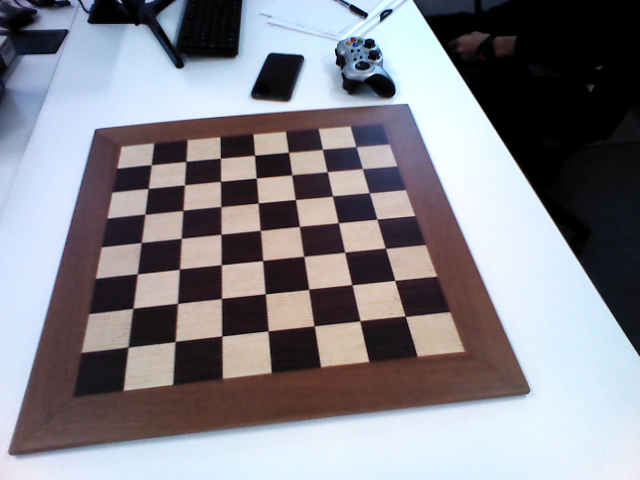
#> input picture scripts/vaishakh_scripts/Static_images/windows_open (1).png, 640 x 480 px, found by its file name
$ python image_processingtry.py   (older library calls are emulated)
#> lines starting #> are read from the running program, lines starting #| are printed output that depends on the picture; after the words box and inside, x2 and y2 are one past the last pixel; in counts of white or black regions, pixels touching at a corner belong together
### scripts/vaishakh_scripts/image_processing/useful_functions/perceptionLineClass.py
import cv2
import numpy as np


class Line:
    def __init__(self, x1, y1, x2, y2):
        """
        Holds the lines gradient, two points and some other information.
        """
        self.x1 = x1
        self.y1 = y1
        self.x2 = x2
        self.y2 = y2

        self.dy = self.y2 - self.y1
        self.dx = self.x2 - self.x1
        self.centerH = (self.y1 + self.y2) / 2
        self.centerV = (self.x1 + self.x2) / 2
        self.center = (self.centerV, self.centerH)

        if abs(self.dx) > abs(self.dy):
            self.category = 'horizontal'
        else:
            self.category = 'vertical'

        self.c = -(self.x1 * self.y2 - self.x2 * self.y1)

    # [20 lines left out: functions draw, intersect, not called in this run]


def filterClose(lines, horizontal=True, threshold = 40):
    """
    Filters close lines.
    """
    if horizontal:
        item = 1
    else:
        item = 0

    i = 0
    ret = []

    while i < len(lines):
        itmp = i
        while i < len(lines) and (lines[i].center[item] - lines[itmp].center[item] < threshold):
            i += 1
        ret.append(lines[itmp + int((i - itmp) / 2)])
    return ret

### scripts/vaishakh_scripts/image_processing/image_processingtry.py
#!/user/bin/env python2

# Python libs
import numpy as np
import cv2
import math
import sys
import operator
# user defined classes
from useful_functions.perceptionLineClass import Line, filterClose
# from useful_functions.perceptionsquareClass import Square
# acessing directories
import os

# ROS libs/packs
# import rospy
# import ros_numpy

# ROS message
from sensor_msgs.msg import Image

PLAYCHESS_PKG_DIR = '/home/vaishakh/playchess/scripts/vaishakh_scripts/Static_images'


class image_processing():
    def __init__(self):
        self.debug = 0

    # Canny edge function
    def cannyEdgeDetection(self, img):
        '''
        canny edge detection
        1. used in image_analysis befor dilation and then findcountour
        1. also used before hough lines       '''
        edges = cv2.Canny(img,
                          25,    # min_threshold: adjusting it helps to distinguish beteween brown boundary and black  square near to it
                          255
                          )

        # DEBUG
        if self.debug:
            cv2.imshow('Canny', edges)
            cv2.waitKey(0)

        return edges

    def dilation(self, image, kernel_size=(1, 1), iterations=1):
        '''
        to improve against small light variation befor chess board countour detection
        '''
        kernel = np.ones(kernel_size, np.uint8)
        dilated = cv2.dilate(image, kernel, iterations)
        if self.debug:
            cv2.imshow('Edge dilation', dilated)
            cv2.waitKey(0)
        return dilated

    # Hough line
    def categoriseLines(self, lines):
        '''
        used to sort lines  in Haugh lines as horizontal and vertical. Then sort the lines based on their respective center (ascending)
        '''
        horizontal = []
        vertical = []
        for i in range(len(lines)):
            if lines[i].category == 'horizontal':
                horizontal.append(lines[i])
            else:
                vertical.append(lines[i])

        horizontal = sorted(horizontal, key=operator.attrgetter('centerH'))
        vertical = sorted(vertical, key=operator.attrgetter('centerV'))

        return horizontal, vertical

    def houghLines(self, edges, img, thresholdx=42, minLineLengthy=100, maxLineGapz=50):
        """
        Detects Hough lines
        edge- o/p of canny
        """

        # Detect hough lines
        lines = cv2.HoughLinesP(edges, rho=1, theta=1 * np.pi / 180, threshold=thresholdx,
                                minLineLength=minLineLengthy, maxLineGap=maxLineGapz)
        N = lines.shape[0]

        # Draw lines on image
        New = []
        for i in range(N):
            x1 = lines[i][0][0]
            y1 = lines[i][0][1]
            x2 = lines[i][0][2]
            y2 = lines[i][0][3]

            New.append([x1, y1, x2, y2])

        lines = [Line(x1=New[i][0], y1=New[i][1], x2=New[i][2],
                      y2=New[i][3]) for i in range(len(New))]

        # Categorise the lines into horizontal or vertical
        horizontal, vertical = self.categoriseLines(lines)
        # Filter out close lines based to achieve 9

        # STANDARD THRESHOLD SHOULD BE 20
        ver = filterClose(vertical, horizontal=False, threshold=20)
        hor = filterClose(horizontal, horizontal=True, threshold=20)

        '''
        Adjusting arguments of cv2.HoughLinesP
        '''

        # DEBUG TO SHOW LINES
        print(len(ver))
        print(len(hor))
        if self.debug:
            debugImg = img.copy()
            self.drawLines(debugImg, ver)
            self.drawLines(debugImg, hor)
            cv2.imshow(" Hough Lines Found", debugImg)
            cv2.waitKey(0)

        return hor, ver

    # [9 lines left out: function drawLines, not called in this run]

    # Intersections
    def findIntersections(self, horizontals, verticals, image):
        '''
        Finds intersections between Hough lines and filters out close points.
        '''
        intersections = []

        # Find the intersection points
        for horizontal in horizontals:
            for vertical in verticals:
                d = horizontal.dy*vertical.dx-horizontal.dx*vertical.dy
                dx = horizontal.c*vertical.dx-horizontal.dx*vertical.c
                dy = horizontal.dy*vertical.c-horizontal.c*vertical.dy

                if d != 0:
                    x = abs(int(dx/d))
                    y = abs(int(dy/d))
                else:
                    return False

                intersections.append((x, y))
        if self.debug:
            print("")
            print("We have found: " + str(len(intersections)) + " intersections.")
            print("")
            debugImg = image.copy()

            for intersection in intersections:
                cv2.circle(debugImg, intersection, 10, 255, 1)

            cv2.imshow("Intersections Found", debugImg)
            cv2.waitKey(0)
        # FILTER

        # Filtering intersection points
        minDistance = 10
        '''
        lowering minDistance can help find corners far from tiago due to perspective distortion '''

        # Only works if you run it several times -- WHY? Very inefficient
        # Now also works if run only once so comment the loop out
        for i in range(4):
            for intersection in intersections:
                a = False
                for neighbor in intersections:
                    distanceToNeighbour = np.sqrt(
                        (intersection[0] - neighbor[0]) ** 2 + (intersection[1] - neighbor[1]) ** 2)
                    # Check that it's not comparing the same ones
                    if distanceToNeighbour < minDistance and intersection != neighbor:
                        intersections.remove(neighbor)

        # We still have duplicates for some reason. We'll now remove these
        filteredIntersections = []
        # Duplicate removal
        seen = set()
        for intersection in intersections:
            # If value has not been encountered yet,
            # ... add it to both list and set.
            if intersection not in seen:
                filteredIntersections.append(intersection)
                seen.add(intersection)
        if self.debug:
            print("")
            print("We have filtered: " +
                  str(len(filteredIntersections)) + " intersections.")
            print("")

            debugImg = image.copy()

            for intersection in filteredIntersections:
                cv2.circle(debugImg, intersection, 10, (0, 0, 255), 1)
            cv2.imshow("filtered_intersections", debugImg)
            cv2.waitKey(0)

        return filteredIntersections

    # Assign Intersection
    def assignIntersections(self, image, intersections):
        """
        Takes the filtered intersections and assigns them to a list containing nine sorted lists, each one representing
        one row of sorted corners. The first list for instance contains the nine corners of the first row sorted
        in an ascending fashion. This function necessitates that the chessboard's horizontal lines are exactly
        horizontal on the camera image, for the purposes of row assignment.
        """

        # Corners array / Each list in list represents a row of corners
        corners = []

        '''
        key = lambda for sorting x wrt the second element here the secon element is y-co-ordinate of the points '''

        for row in corners:
            row.sort(key=lambda x: x[0])
        '''
        above code use ule if chess board parallel to camera
        '''
        # Sort auatomaticall in order left to right top to bot saved in a list

        print('end')

        del intersections[0:11]
        del intersections[-11:len(intersections)]
        del intersections[0:len(intersections):11]
        del intersections[9:len(intersections):10]
        del intersections[81:]
        print(intersections)

        print(type(intersections))

        # DEBUG
        if self.debug:

            print(intersections)

            cornerCounter = 0

            debugImg = image.copy()
            # for row in corners:
            for corner in intersections:
                # for corner in row:
                # cv2.circle(debugImg, corner, 10, (0,255,0), 1)
                # cornerCounter += 1
                cv2.circle(debugImg, corner, 10, (0, 255, 0), 1)
                cornerCounter += 1

            cv2.imshow("Final Corners", debugImg)

            print("")
            print("There are: " + str(cornerCounter) +
                  " corners that were found.")
            print("")

        # sorting intersection to an 2d arry for chess board pattern and easy square centoid calculation
        sorted_intersections = [[], [], [], [], [], [], [], [], []]
        k = 0
        if len(intersections) == 81:
            for i in range(9):
                for j in range(9):
                    sorted_intersections[i].append(intersections[k])
                    k += 1
            print('sorted intersection')
            print(sorted_intersections)
        return intersections, sorted_intersections, image

        """
    SQUARE INSTANTIATION
    """

    # [101 lines left out: function makeSquares, not called in this run]

        #         square.draw(image)

        #         index += 1
        #         # print(index)
        #         # xyz = square.getDepth(depthImage)
        #         # coordinates.append(xyz)

        # cv2.imshow("Board Identified", image)

        # if self.debug:
        #     cv2.imwrite("5SquaresIdentified.jpeg", image)

        # # Get x,y,z coordinates from square centers & depth image
        # # coordinates = self.getDepth(square.roi, depthImage)
        # # DEBUG
        # if self.debug:
        #     print("Number of Squares found: " + str(len(squares)))

        # return squares

        # Trackbar for setting the Hough parameters

    def track_bar(self, img, dilated_img, intersections):
        '''
        for mannually setting up values of Hough parameter to corretly detect 91  square corners
        '''
        def call_back(x):
            pass

        cv2.namedWindow('adjust_Hough_parameter', cv2.WINDOW_NORMAL)
        cv2.createTrackbar(
            'threshold', 'adjust_Hough_parameter', 42, 200, call_back)
        cv2.createTrackbar('min_line_length',
                           'adjust_Hough_parameter', 100, 200, call_back)
        cv2.createTrackbar(
            'max_line_gap', 'adjust_Hough_parameter', 50, 200, call_back)
        cv2.createTrackbar('off', 'adjust_Hough_parameter', 0, 1, call_back)
        switch = '0 : NOT_ACTIVE \n 1 : ACTIVE'
        cv2.createTrackbar(switch, 'adjust_Hough_parameter', 0, 1, call_back)
        off = 0
        while True:
            track_img = img.copy()
            cornerCounter = 0
            for corner in intersections:
                # for corner in row:
                # cv2.circle(debugImg, corner, 10, (0,255,0), 1)
                # cornerCounter += 1
                cv2.circle(track_img, corner, 10, (0, 255, 255), 1)
                cornerCounter += 1
            cv2.imshow('adjust_Hough_paramete', track_img)
            cv2.waitKey(30)
            s = cv2.getTrackbarPos(switch, 'adjust_Hough_parameter')

            if s == 0:
                pass
            else:
                off = cv2.getTrackbarPos('off', 'adjust_Hough_parameter')
                if off == 1:
                    print('corner is ' + str(len(corners)))
                    break
                thresholdx = cv2.getTrackbarPos(
                    'threshold', 'adjust_Hough_parameter')
                minLineLengthy = cv2.getTrackbarPos(
                    'min_line_length', 'adjust_Hough_parameter')
                maxLineGapz = cv2.getTrackbarPos(
                    'max_line_gap', 'adjust_Hough_parameter')

                hor, ver = self.houghLines(
                    dilated_img, img, thresholdx, minLineLengthy, maxLineGapz)
                intersections = self.findIntersections(hor, ver, img)
                corners, sorted_intersections, image = self.assignIntersections(
                    img, intersections)
        return corners, sorted_intersections

    # Image_preprocessing

    def preprocessing(self, img, kernelG=5):
        '''
        input image -> GaussianBlur -> Gray -> Adaptive Thrusholding
        '''
        img = cv2.GaussianBlur(img, (kernelG, kernelG), 0)

        # Convert to grayscale
        gray = cv2.cvtColor(img, cv2.COLOR_BGR2GRAY)

        adaptiveThresh = cv2.adaptiveThreshold(
            gray, 255, cv2.ADAPTIVE_THRESH_GAUSSIAN_C, cv2.THRESH_BINARY, 115, 1)

        # Show  images for debug
        if self.debug:
            cv2.imshow('Gray', gray)
            cv2.imshow("Adaptive_Thresholded", adaptiveThresh)
            cv2.waitKey(0)

        return adaptiveThresh

    # Image analysis
    def image_analysis(self, img, preprocessed_img):
        '''
        finding the contours in the chessboard, filter the largest one and masks it

        '''
        # Chessboard counter extration

        # # canny edge detection
        # preprocessed_img = self.cannyEdgeDetection(preprocessed_img)

        # Find countours

        imgC, contours, hierarchy = cv2.findContours(
            preprocessed_img, cv2.RETR_TREE, cv2.CHAIN_APPROX_SIMPLE)

        # copy image
        imgContours = img.copy()

        for i in range(len(contours)):
            # Area
            area = cv2.contourArea(contours[i])
            # Peremeter
            perimeter = cv2.arcLength(contours[i], True)
            ''' finding largest counter
                1. avoide zero error
                2. largest contour has largest ratio'''
            if i == 0:
                Lratio = 0
            if perimeter > 0:
                ratio = area/perimeter
                if ratio > Lratio:
                    largest = contours[i]
                    Lratio = ratio
                    Lperimeter = perimeter
                    Larea = area
                else:
                    pass
        # DEBUG
        color = (255, 0, 0)
        if self.debug:
            cv2.drawContours(imgContours, [largest], -1, color, 2)

        # approximation factor
        epsilon = 0.1 * Lperimeter

        # approximating a poligon for chess board edges
        chessboardEdge = cv2.approxPolyDP(largest, epsilon, True)

        # DEBUG
        if self.debug:
            cv2.drawContours(imgContours, [chessboardEdge], -1, color, 2)
            cv2.imshow('contours_in_image', imgContours)
            cv2.waitKey(0)

        # creating ROI
        roi = cv2.polylines(
            imgContours, [chessboardEdge], True, (0, 255, 255), thickness=1)
        # showing filtered contour image
        # DEBUG
        if self.debug:
            cv2.imshow('Filtered_contour', imgContours)
            cv2.waitKey(0)

        # creating a mask
        mask = np.zeros((img.shape[0], img.shape[1]), 'uint8') * 125

        # copy chess board edges as a filled white polygon
        cv2.fillConvexPoly(mask, chessboardEdge, 255, 1)
        # coping the chess board to mask
        extracted = np.zeros_like(img)
        extracted[mask == 255] = img[mask == 255]
        # making mask green check later
        # extracted[np.where((extracted == [125, 125, 125]).all(axis=2))]= [0, 0, 20]
        # # add same colored line to remove chess board edges
        cv2.polylines(extracted, [chessboardEdge],
                      True, (0, 255, 0), thickness=5)

        # chessboardEdge = chessboardEdge[0][0]
        # DEBUD
        if self.debug:
            print('chessBord edges')
            print(chessboardEdge)
            # cv2.imshow("1 Masked", extracted)
            cv2.waitKey(0)

        return extracted, chessboardEdge

 # MAIN


if __name__ == "__main__":

    img = cv2.imread(
        '/home/vaishakh/tiago_public_ws/src/playchess/scripts/vaishakh_scripts/Static_images/windows_open (1).png')
#> img is the input picture: shape (480, 640, 3); mean B, G, R 138.4, 131.3, 132.7
    ip = image_processing()
    preprocessed_img = ip.preprocessing(img)
#> in preprocessing, `gray = cv2.cvtColor(img, cv2.COLOR_BGR2GRAY)`:
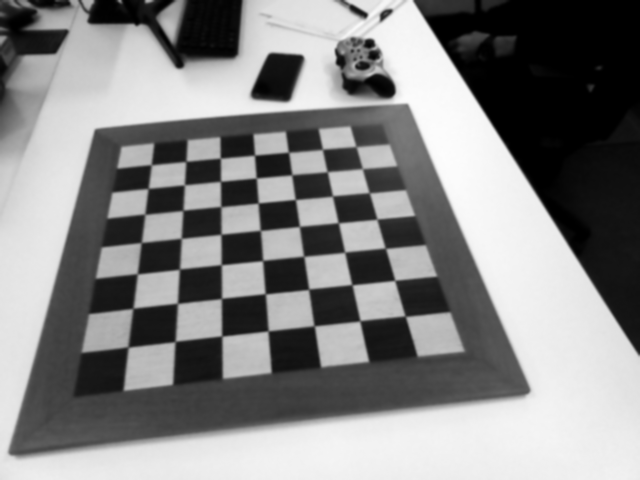
#> gray: shape (480, 640); min 0, max 253, mean 132.5
#> in preprocessing, `adaptiveThresh = cv2.adaptiveThreshold( gray, 255, cv2.ADAPTIVE_THRESH..`:
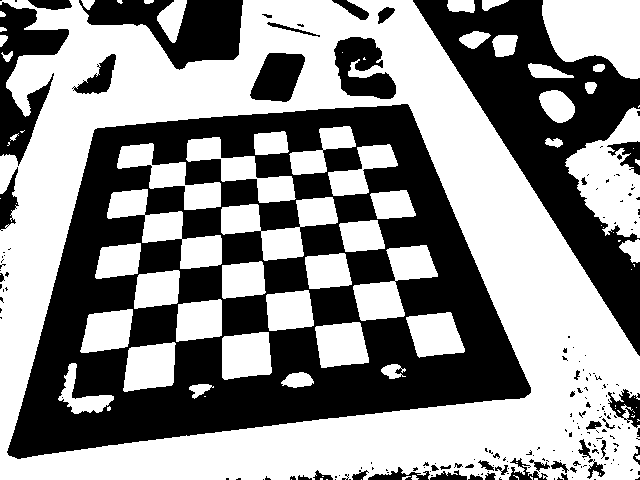
#> adaptiveThresh: shape (480, 640); 55.4% white; 193 black regions (146 under 20 px), largest, box (x1, y1, x2, y2) and area: (7, 104, 531, 459) 89737, (413, 0, 640, 356) 25598, (79, 0, 243, 70) 5988
    pre_canny = ip.cannyEdgeDetection(preprocessed_img)
#> in cannyEdgeDetection, `edges = cv2.Canny(img, 25,`:
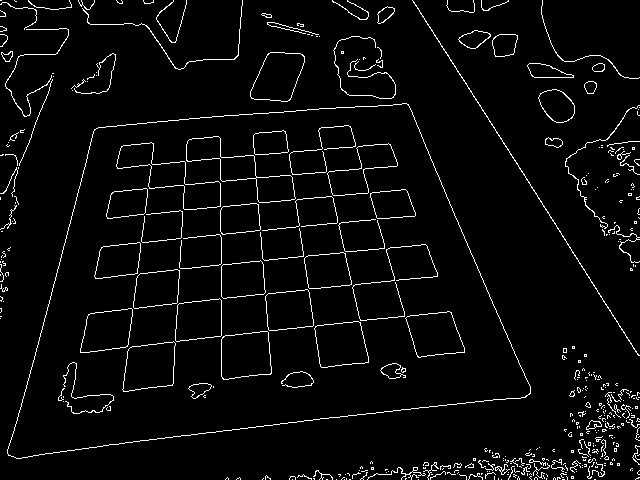
#> edges: shape (480, 640); 4% white in thin lines or dots
    dilated = ip.dilation(pre_canny, kernel_size=(9, 9), iterations=10)
#> in dilation, `dilated = cv2.dilate(image, kernel, iterations)`:
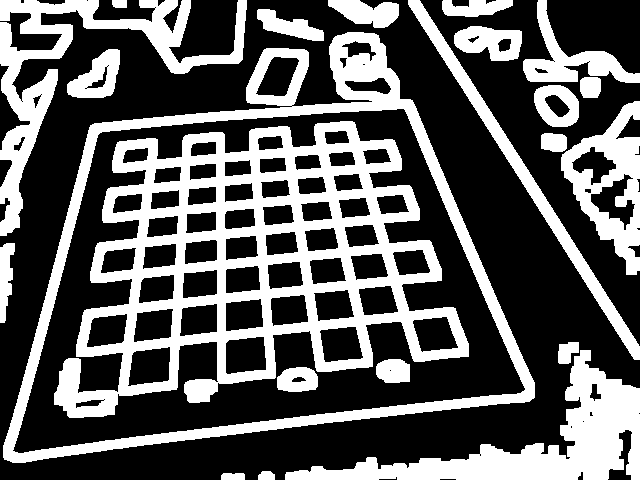
#> dilated: shape (480, 640); 36.5% white; 22 white regions
    # Chessboard edges used to eliminate unwanted point in assign intersections function
    analysed_img, chessBoardEdges = ip.image_analysis(img, pre_canny)
#> in image_analysis, `imgC, contours, hierarchy = cv2.findContours( preprocessed_img, cv2.RE..`: contours = 496 contours, 423 with area under 20; largest, box (x1, y1, x2, y2) and area: (7, 103, 531, 459) 130916, (7, 103, 531, 459) 130910, (116, 142, 221, 210) 2495, (116, 142, 221, 210) 2492, (186, 136, 296, 203) 2454
#> the loop in image_analysis, `for i in range(len(contours)):` made 496 passes
#> (area, perimeter, ratio) on passes 71, 88: (24.5, 238.1, 0.103), (25, 73.6, 0.34)
#> after the loop in image_analysis, `for i in range(len(contours)):`: Larea = 130910.5; Lperimeter = 1575; largest = contour of 602 points, box (x1, y1, x2, y2) (7, 103, 531, 459), area 130910
#> in image_analysis, `epsilon = 0.1 * Lperimeter`: epsilon = 157.5
#> in image_analysis, `chessboardEdge = cv2.approxPolyDP(largest, epsilon, True)`: chessboardEdge = [[409, 106], [527, 395], [7, 453], [96, 128]]
#> in image_analysis, `cv2.fillConvexPoly(mask, chessboardEdge, 255, 1)`:
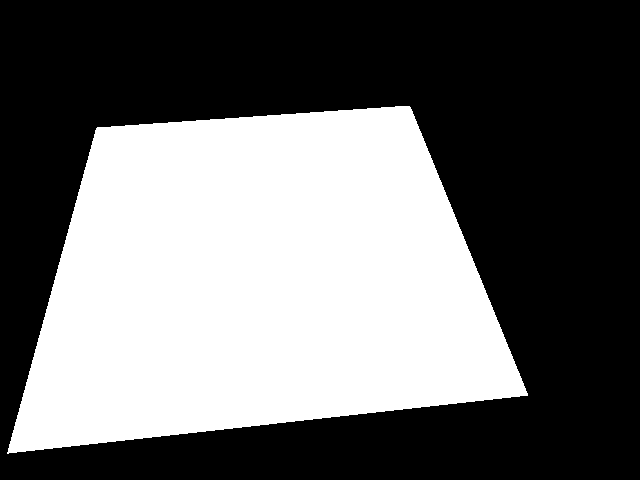
#> mask: shape (480, 640); 42.1% white; 1 white region, box (x1, y1, x2, y2) and area: (7, 106, 528, 454) 129269
#> in image_analysis, `extracted[mask == 255] = img[mask == 255]`:
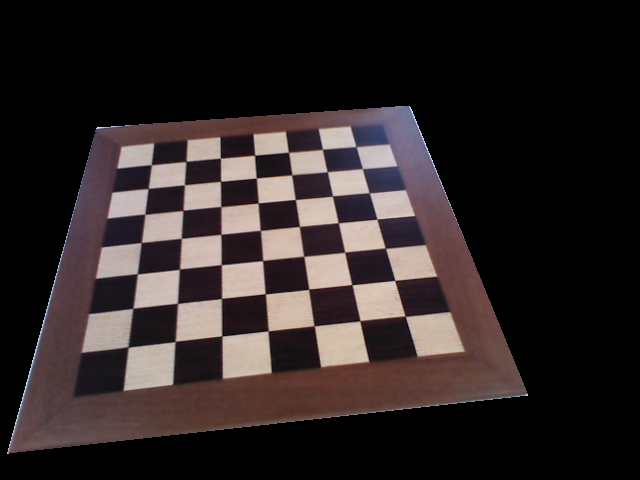
#> extracted: shape (480, 640, 3); mean B, G, R 37.7, 38, 45.8
#> chessBoardEdges = [[409, 106], [527, 395], [7, 453], [96, 128]]
#> (the rest of the program and of its run is left out)
